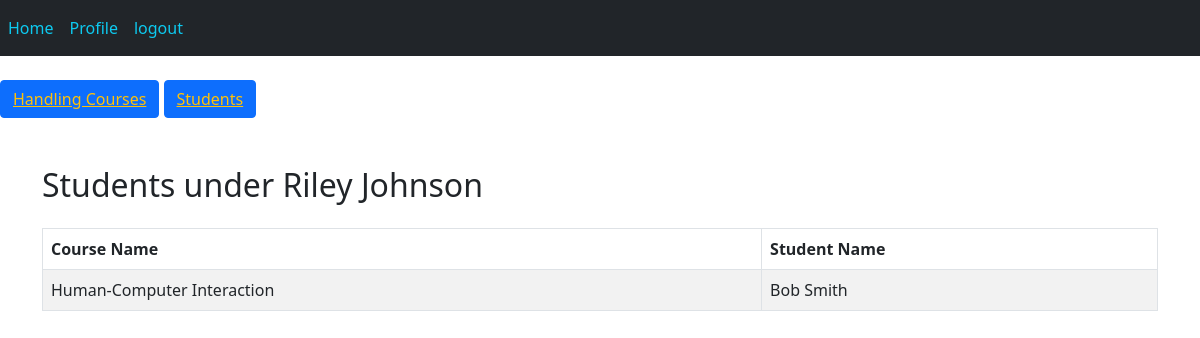
/teacher_students (signed in), run on the app's committed database.
### tables this page shows
CREATE TABLE Teachers (
    staff_id TEXT PRIMARY KEY,
    password TEXT NOT NULL,
    faculty_name TEXT NOT NULL,
    qualification TEXT NOT NULL,
    designation TEXT NOT NULL,
    research_projects TEXT,
    patents TEXT,
    rating REAL DEFAULT 0,
    years_of_experience INTEGER NOT NULL
, department TEXT);

CREATE TABLE Courses (
    course_id TEXT PRIMARY KEY,
    course_name TEXT NOT NULL,
    semester TEXT NOT NULL,
    branch TEXT NOT NULL
);

CREATE TABLE Students (
    student_id TEXT PRIMARY KEY,
    password TEXT NOT NULL,
    student_name TEXT NOT NULL,
    department TEXT NOT NULL,
    year TEXT NOT NULL,
    semester TEXT NOT NULL
);

### index.py (the view)
@app.route('/teacher_students')
def teacher_students():
    teacher_id=session['staff_id']
    con = sqlite3.connect('users.db')
    cur = con.cursor()
    cur.execute("""
        SELECT
            T.faculty_name,
            C.course_name,
            S.student_name
        FROM
            TeacherCourse TC
        JOIN
            Teachers T ON TC.staff_id = T.staff_id
        JOIN
            Courses C ON TC.course_id = C.course_id
        JOIN
            Selections E ON E.courseid = C.course_id
        JOIN
            Students S ON E.studentid = S.student_id
        WHERE
            T.staff_id = ?
    """, (teacher_id,))
    teacher_students = cur.fetchall()
    con.close()
    if not teacher_students:
        return  redirect(url_for('TeacherResults'))
    return render_template('teacher_students.html', teacher_students=teacher_students)

### templates/teacher_students.html (shortened to what this page needs)
<!DOCTYPE html>
<html lang="en">
<head>
    <link rel="stylesheet" href="static/css/bootstrap.css">
</head>
<body>
    <nav class="navbar navbar-expand-lg bg-body-tertiary  navbar-light bg-dark ">
		<div >
		  <div class="" id="navbarNav">
			<ul class="navbar-nav justify-content-end">
				<li class="nav-item">
					<a class="nav-link active text-info" aria-current="page" href="/facultyhome">Home</a>
				  </li>
			  <li class="nav-item">
				<a class="nav-link active text-info" aria-current="page" href="/facultyprofile"> Profile</a>
			  </li>
			  <li class="nav-item">
				<a class="nav-link text-info" href="/facultylogout">logout</a>
			  </li>
			</ul>
		  </div>
		</div>
	  </nav>
      <br>
      <button  class="btn btn-primary"> <a href="/display_teachers_courses" class="text-warning"> Handling Courses</a> </button>
      <button  class="btn btn-primary"> <a href="/teacher_students" class="text-warning"> Students</a> </button>
<div class="container mt-5">
    <h2 class="mb-4">Students under {{ teacher_students[0][0] }}</h2>
    <table class="table table-bordered table-striped">
        <thead>
            <tr>
                <th>Course Name</th>
                <th>Student Name</th>
            </tr>
        </thead>
        <tbody>
            {% for record in teacher_students %}
            <tr>
                <td>{{ record[1] }}</td>
                <td>{{ record[2] }}</td>
            </tr>
            {% endfor %}
        </tbody>
    </table>
</div>
</body>
</html>

### data on the page
Teachers: faculty_name "Riley Johnson", course_name "Human-Computer Interaction", student_name "Bob Smith"
